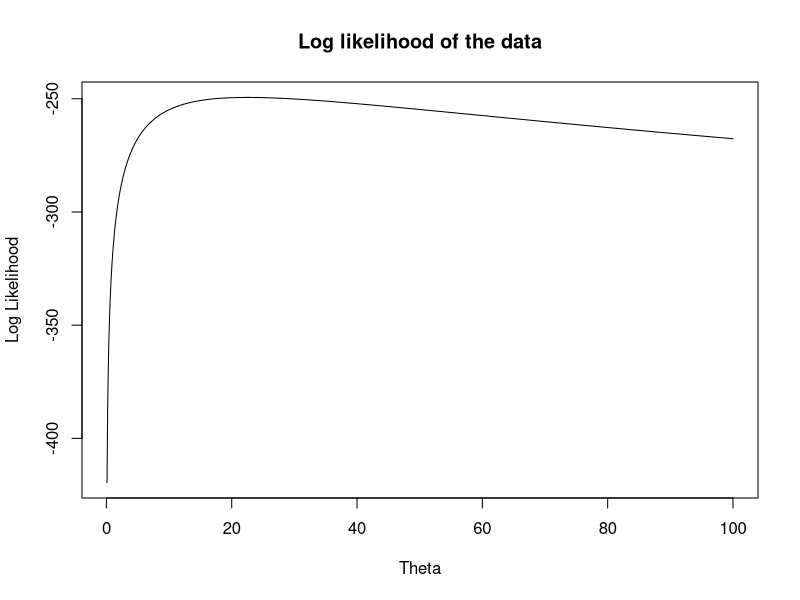
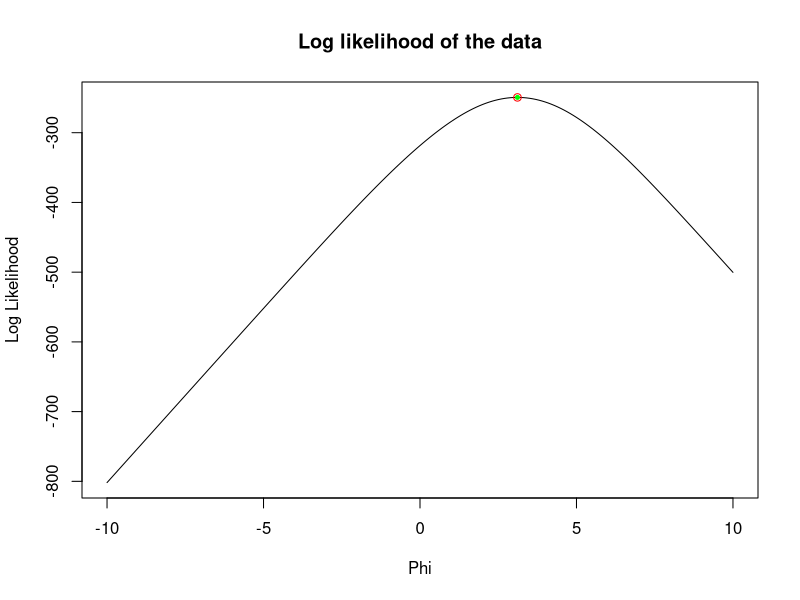

The R script that drew these images, in order:

## # Load data
data = read.table('mle.txt')
data = unlist(data, use.names = FALSE)
n = length(data)

## # Compute log likelihood
log_likelihood_aux = function(theta){
  n*log(theta) - 2*sum(log(theta+data))
}
log_likelihood = Vectorize(log_likelihood_aux)

# Plot
thetas = seq(from = 0.1, to = 100, by = 0.1)
lls = log_likelihood(thetas)
plot(thetas,lls,
     main = "Log likelihood of the data",
     ylab = "Log Likelihood",
     xlab = "Theta",
     type="l")

## # Change variable theta<-exp(phi)
log_likelihood_phi_aux = function(phi){
  n*phi - 2*sum(log(exp(phi)+data))
}
log_likelihood_phi = Vectorize(log_likelihood_phi_aux)

# Plot
phis = seq(from = -10, to = 10, by = 0.1)
lls = log_likelihood_phi(phis)
plot(phis,lls,
     main = "Log likelihood of the data",
     ylab = "Log Likelihood",
     xlab = "Phi",
     type="l")

## # Compute first and second derivatives
D_log_likelihood_phi_aux = function(phi){
  n - 2*sum(1/(exp(-phi)*data+1))
}
D_log_likelihood_phi = Vectorize(D_log_likelihood_phi_aux)

D2_log_likelihood_phi_aux = function(phi){
  - 2*exp(-phi)*sum(data/(exp(-phi)*data+1)^2)
}
D2_log_likelihood_phi = Vectorize(D2_log_likelihood_phi_aux)


## # Optimization without derivatives

# Function to optimize
f = function(phi){
  -log_likelihood_phi_aux(phi)
}

opt = optim(0,f,
            method="Brent",
            lower = 0,
            upper = 10)

points(opt$par,
       -opt$value,
       col = "red")

## # Optimization using derivatives

# # Compute first derivative
D_f = function(phi){
  -n + 2*sum(1/(exp(-phi)*data+1))
}
# # Compute second derivative
D2_f = function(phi){
  + 2*exp(-phi)*sum(data/(exp(-phi)*data+1)^2)
}

# # Newton raphson: one variable
newton_raphson = function(start,f,Df,D2f,eps){
  x_old=start-2*eps
  x_new=start
  while (abs(x_new-x_old)>eps){
    x_old = x_new
    x_new = x_old - Df(x_old)/D2f(x_old)
  }
  return(list(par = x_new, value = f(x_new)))
}

eps=10e-5
nr = newton_raphson(0,f,D_f,D2_f,eps)

points(nr$par,
       -nr$value,
       col = "green",cex=.8,pch=20)

theta_hat = exp(nr$par)
theta_hat

## # Standar error on theta

D2_log_likelihood_theta = function(theta){
  -n/theta^2+2*sum(1/(theta+data)^2)
}

# # Variance
var_hat = -1/D2_log_likelihood_theta(theta_hat)
# # Standard Error
se_hat = sqrt(var_hat)
se_hat

